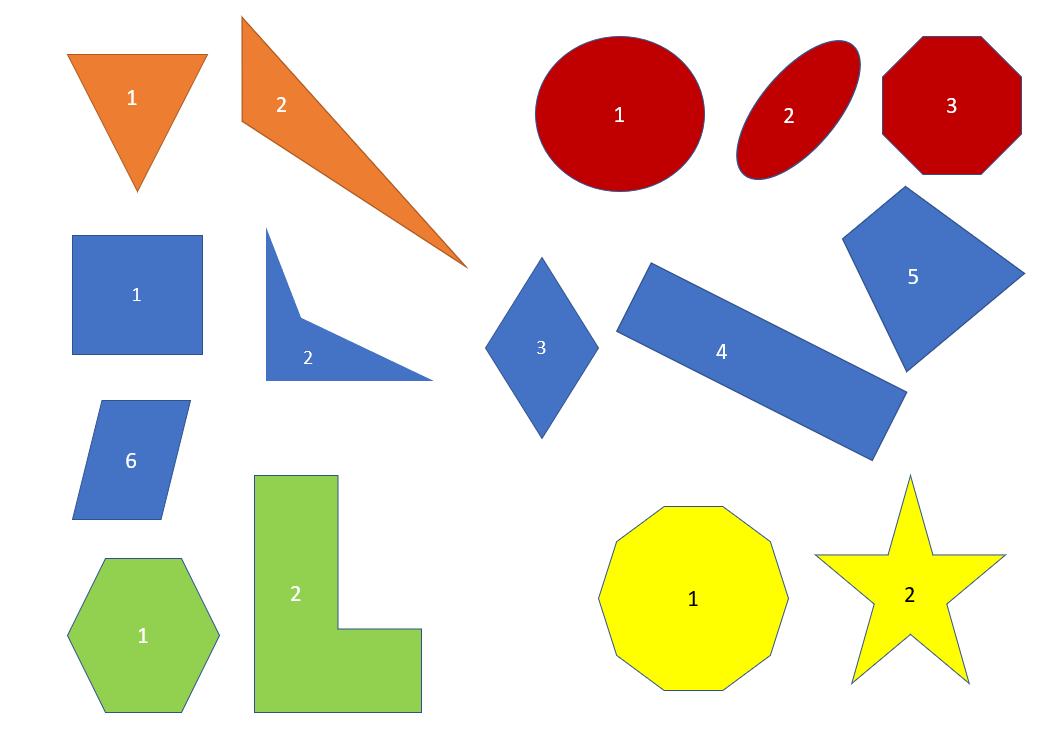
#> input picture test.png, 1051 x 748 px
$ python detect.py   (older library calls are emulated)
#> lines starting #> are read from the running program, lines starting #| are printed output that depends on the picture; after the words box and inside, x2 and y2 are one past the last pixel; in counts of white or black regions, pixels touching at a corner belong together
import cv2 as cv

def setLabel(image, str, contour):
    (text_width, text_height), baseline = cv.getTextSize(str, cv.FONT_HERSHEY_SIMPLEX, 0.7, 1)
    x,y,width,height = cv.boundingRect(contour)
    pt_x = x+int((width-text_width)/2)
    pt_y = y+int((height + text_height)/2)
    cv.rectangle(image, (pt_x, pt_y+baseline), (pt_x+text_width, pt_y-text_height), (200,200,200), cv.FILLED)
    cv.putText(image, str, (pt_x, pt_y), cv.FONT_HERSHEY_SIMPLEX, 0.7, (0,0,0), 1, 8)


img_color = cv.imread('test.png', cv.IMREAD_COLOR)
#> img_color is the input picture: shape (748, 1051, 3); mean B, G, R 204.9, 217.7, 223.5
cv.imshow('result', img_color)
cv.waitKey(0)

img_gray = cv.cvtColor(img_color, cv.COLOR_BGR2GRAY)
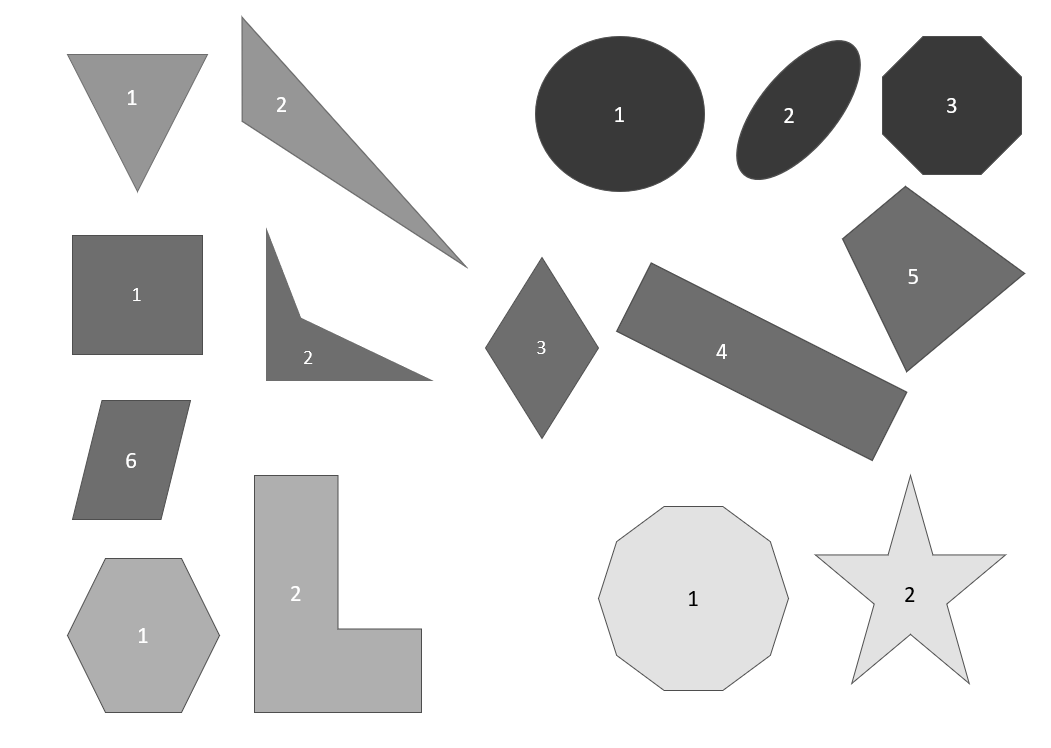
#> img_gray: shape (748, 1051); min 0, max 255, mean 218
cv.imshow('result', img_gray)
cv.waitKey(0)

ret,img_binary = cv.threshold(img_gray, 127, 255, cv.THRESH_BINARY_INV|cv.THRESH_OTSU)
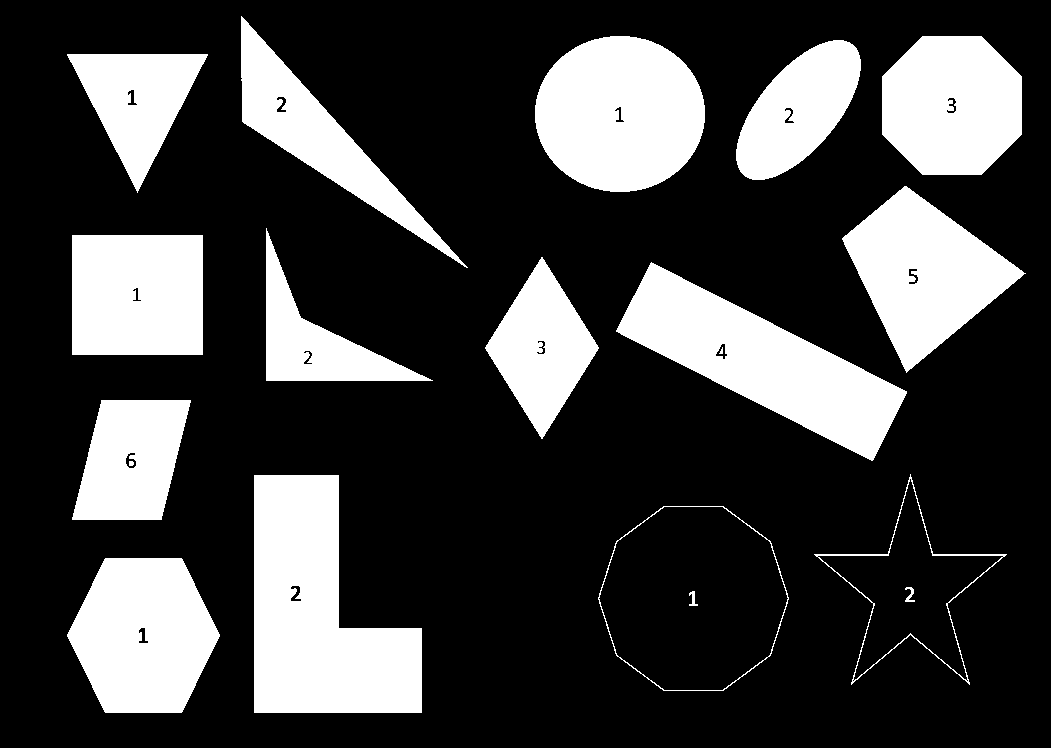
#> img_binary: shape (748, 1051); 25.5% white; 19 white regions (1 under 20 px)
#> ret = 184
cv.imshow('result', img_binary)
cv.waitKey(0)

_, contours, hierarchy = cv.findContours(img_binary, cv.RETR_EXTERNAL, cv.CHAIN_APPROX_SIMPLE)
#> contours = 15 contours; largest, box (x1, y1, x2, y2) and area: (598, 506, 789, 691) 27083, (254, 475, 422, 713) 26880, (616, 262, 907, 461) 22110, (535, 36, 705, 192) 20638, (67, 558, 220, 713) 17609

for cnt in contours:
    size = len(cnt)
    print(size)

    epsilon = 0.005 * cv.arcLength(cnt, True)
    approx = cv.approxPolyDP(cnt, epsilon, True)

    size = len(approx)
    print(size)

    cv.line(img_color, tuple(approx[0][0]), tuple(approx[size-1][0]), (0, 255, 0), 3)
    for k in range(size-1):
        cv.line(img_color, tuple(approx[k][0]), tuple(approx[k+1][0]), (0, 255, 0), 3)

    if cv.isContourConvex(approx):
        if size == 3:
            setLabel(img_color, "triangle", cnt)
        elif size == 4:
            setLabel(img_color, "rectangle", cnt)
        elif size == 5:
            setLabel(img_color, "pentagon", cnt)
        elif size == 6:
            setLabel(img_color, "hexagon", cnt)
        elif size == 8:
            setLabel(img_color, "octagon", cnt)
        elif size == 10:
            setLabel(img_color, "decagon", cnt)
        else:
            setLabel(img_color, str(size), cnt)
    else:
        setLabel(img_color, str(size), cnt)
#> this loop made 15 passes
#> (epsilon, approx) on passes 5, 6, 7, 8, 9, 10, 11, 15: (2.2, [[101, 400], [72, 519], [161, 519], [190, 400]]), (3.92, [[650, 263], [616, 331], [873, 459], [906, 391]]), (2.28, [[541, 257], [485, 348], [542, 438], [598, 347]]), (2.49, [[72, 235], [72, 354], [202, 354], [202, 235]]), (2.9, [[266, 228], [266, 380], [432, 380], [301, 318]]), (2.81, [[904, 186], [842, 239], [906, 372], [1025, 273]]), (2.37, [[207, 54], [67, 54], [137, 192]]), (3.68, [[241, 16], [242, 121], [467, 267]])
#> epsilon on passes 1, 2, 3, 4, 12, 13: 2.61, 3.12, 4.04, 4.12, 2.11, 2.3
#> (printed output is left out)
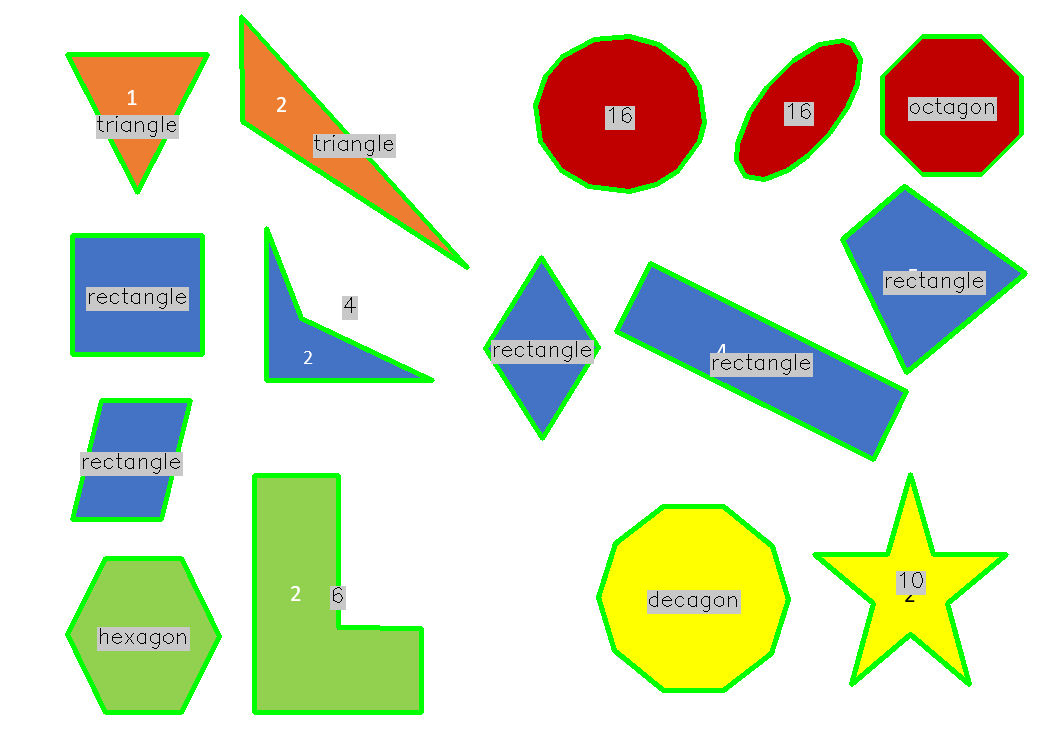
#> img_color: shape (748, 1051, 3); 8.42% of pixels changed, all inside (x1, y1, x2, y2) = (65, 14, 1028, 715)

cv.imshow('result', img_color)
cv.waitKey(0)
